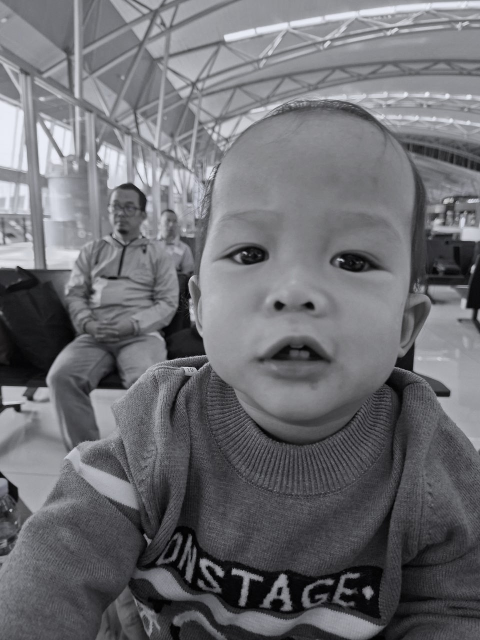
#> input picture data/Gambar1.jpg, 960 x 1280 px (shown at 1/2 size)
$ python image_filter_analisis.py
#> lines starting #> are read from the running program, lines starting #| are printed output that depends on the picture
import numpy as np
import matplotlib.pyplot as plt
from skimage import data
from skimage.color import rgb2gray
from PIL import Image
import cv2

url = "data/Gambar1.jpg"
img_pil = Image.open(url).convert("L")
img = np.array(img_pil)
img = cv2.resize(img, (256, 256))
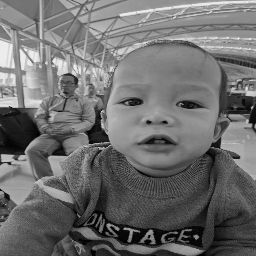
#> img: shape (256, 256); min 0, max 237, mean 109.4


# Ukuran citra
rows, cols = img.shape
#> rows = 256; cols = 256

# FFT dan pemusatan spektrum
f = np.fft.fft2(img)
fshift = np.fft.fftshift(f)

# Magnitude dan Phase
magnitude_spectrum = 20 * np.log(np.abs(fshift) + 1)  # Hindari log(0)
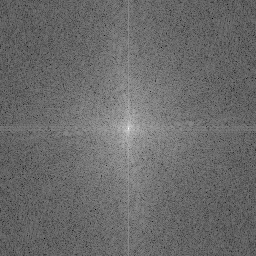
#> magnitude_spectrum: shape (256, 256) float64; min 41.93, max 315.7, mean 156.8; drawn with min black and max white
phase_spectrum = np.angle(fshift)
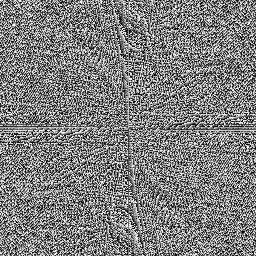
#> phase_spectrum: shape (256, 256) float64; min -3.14, max 3.14, mean 4.79e-05; drawn with min black and max white

# Plot hasil
fig, axs = plt.subplots(1, 3, figsize=(15, 5))

axs[0].imshow(img, cmap='gray')
axs[0].set_title("Original Image")
axs[0].axis('off')

axs[1].imshow(magnitude_spectrum, cmap='gray')
axs[1].set_title("Magnitude Spectrum")
axs[1].axis('off')

axs[2].imshow(phase_spectrum, cmap='gray')
axs[2].set_title("Phase Spectrum")
axs[2].axis('off')

plt.tight_layout()
plt.show()
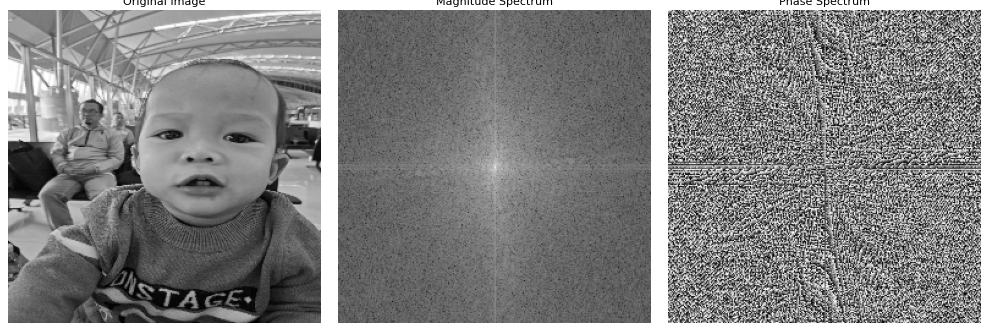
#> figure drawn by matplotlib, 3 panels

$ run again, with data/zamiel.jpg copied over data/Gambar1.jpg
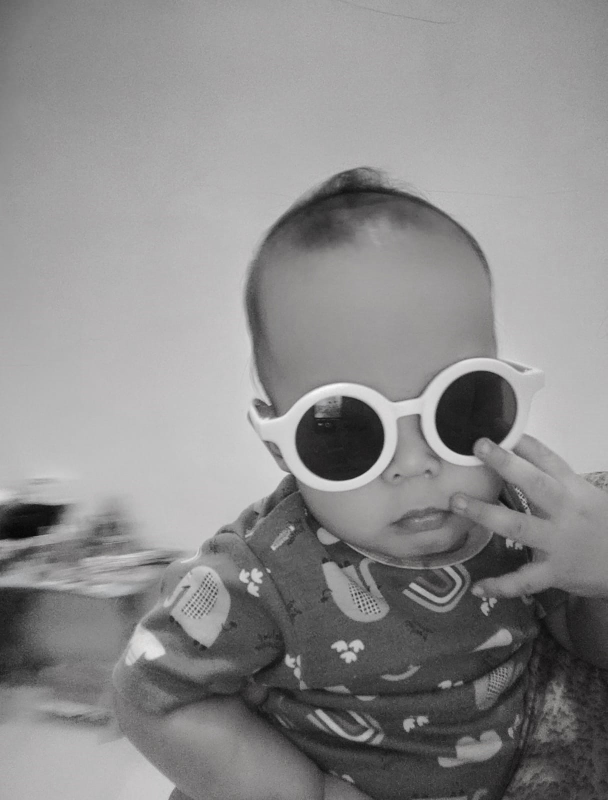
#> input picture data/zamiel.jpg, 1215 x 1600 px (shown at 1/2 size)
#> `phase_spectrum = np.angle(fshift)`:
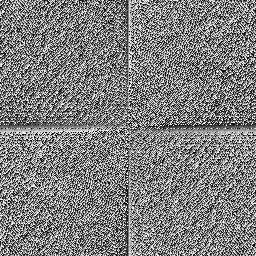
#> phase_spectrum: shape (256, 256) float64; min -3.14, max 3.14, mean 4.79e-05; drawn with min black and max white
#> `plt.show()`:
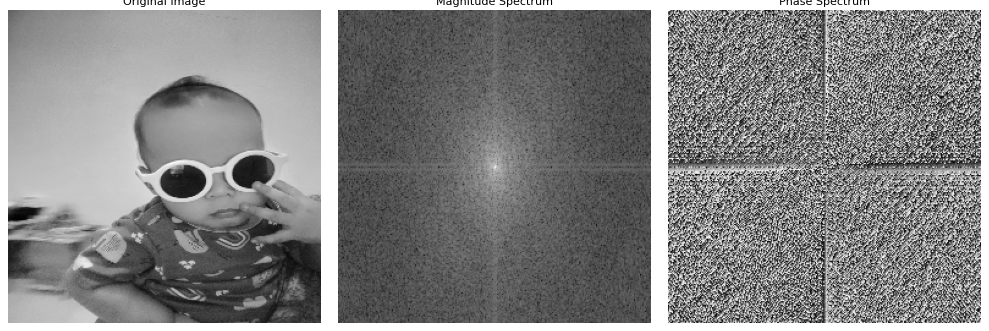
#> figure drawn by matplotlib, 3 panels
